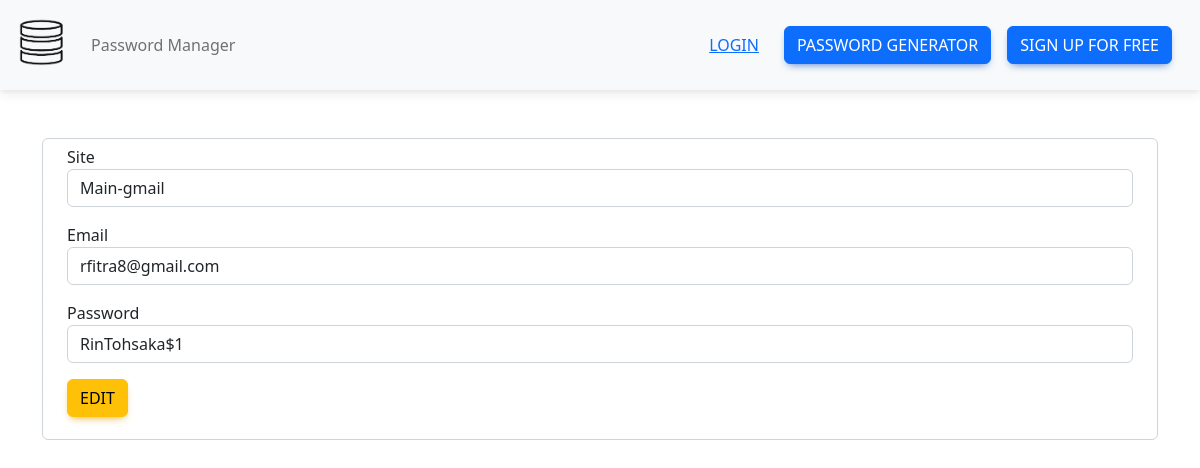
/edit/13, run on the app's committed database.
### tables this page shows
CREATE TABLE "content" (
	"id"	INTEGER,
	"password_site"	TEXT,
	"site"	TEXT,
	"username_site"	TEXT,
	"user_id"	INTEGER,
	PRIMARY KEY("id" AUTOINCREMENT),
	FOREIGN KEY("user_id") REFERENCES "users"("id")
);

### controller/home.py (the view)
@ home.route('/edit/<id>', methods=['POST', 'GET'])
def edit(id):
    content = get_content_by_id(id)
    error = ''
    if request.method == 'POST':
        pass
    return render_template('edit.html', id=id, content=content)

### db.py (called while the page is built)
def db_connection():
    db = getattr(g, '_database', None)
    if db is None:
        db = g._database = sqlite3.connect(DATABASE)
        return db

### services/home.py (called while the page is built)
def get_content_by_id(id):
    db = db_connection()
    cur = db.cursor()
    cur.execute('SELECT * FROM content WHERE id = ?', (id,))
    content = cur.fetchone()
    cur.close()
    db.close()
    return content

### templates/edit.html (shortened to what this page needs)
{% extends 'base.html' %}
{% block body %}
<div class="container">
    <form action="" class="form-control mt-5">
        {% if content %}
        <div class="container mb-3">
            <span>Site</span>
            <input type="text" name="site" value="{{content[2]}}" class="form-control">
        </div>
        <div class="container mb-3">
            <span>Email</span>
            <input type="text" name="email" value="{{content[3]}}" class="form-control">
        </div>
        <div class="container mb-3">
            <span>Password</span>
            <input type="text" name="password" value="{{content[1]}}" class="form-control">
        </div>
        <div class="container mb-3">
            <input type="submit" value="Edit" class="btn btn-warning">
        </div>
        {% endif %}
    </form>
</div>
{% endblock %}

### data on the page
content: site "Main-gmail", email "rfitra8@gmail.com", password "RinTohsaka$1"
